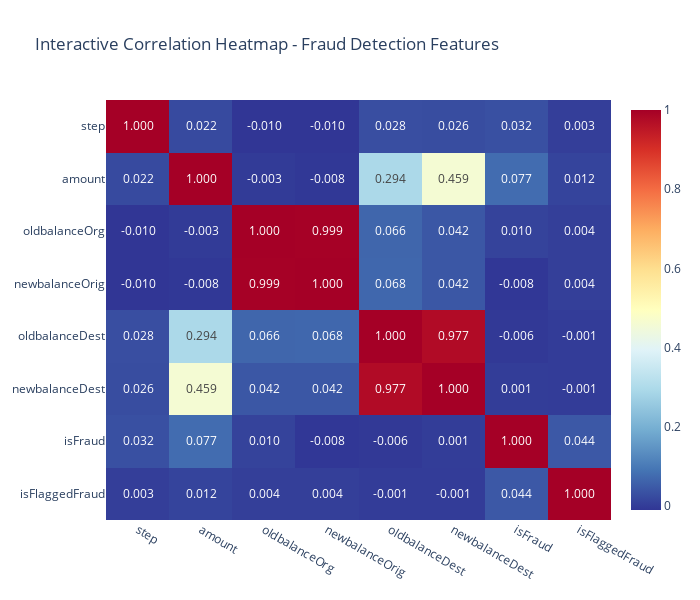

Notebook cell for this chart:
### Code cell
# Correlation Analysis for Fraud Detection
print("🔍 FRAUD DETECTION CORRELATION ANALYSIS")
print("=" * 50)

# Select numeric columns for correlation
numeric_cols = ['step', 'amount', 'oldbalanceOrg', 'newbalanceOrig', 
                'oldbalanceDest', 'newbalanceDest', 'isFraud', 'isFlaggedFraud']
corr_matrix = df[numeric_cols].corr()

# Plotly version
fig = px.imshow(corr_matrix, 
                text_auto='.3f', 
                aspect="auto",
                color_continuous_scale='RdYlBu_r',
                title='Interactive Correlation Heatmap - Fraud Detection Features')
fig.update_layout(width=700, height=600)
fig.show()

# Focus on fraud correlations
fraud_corr = corr_matrix['isFraud'].abs().sort_values(ascending=False)
print("Features most correlated with Fraud:")
for feature, corr in fraud_corr.items():
    if feature != 'isFraud':
        print(f"{feature}: {corr:.4f}")

# Create balance difference features for better analysis
df['balanceDiff_Orig'] = df['oldbalanceOrg'] - df['newbalanceOrig']
df['balanceDiff_Dest'] = df['newbalanceDest'] - df['oldbalanceDest']

# Enhanced correlation with new features
enhanced_cols = numeric_cols + ['balanceDiff_Orig', 'balanceDiff_Dest']
enhanced_corr = df[enhanced_cols].corr()

plt.figure(figsize=(10, 8))
sns.heatmap(enhanced_corr['isFraud'].to_frame(), annot=True, cmap='RdYlBu_r', 
            center=0, fmt='.4f', cbar_kws={"shrink": .8})
plt.title('Feature Correlation with Fraud', fontsize=14)
plt.show()

### Figure 1 — Plotly figure (JSON) as saved in the notebook; plotly's stock layout.template omitted (floating-point values rounded to 4 significant figures)
{"data": [{"coloraxis": "coloraxis", "hovertemplate": "x: %{x}<br>y: %{y}<br>color: %{z}<extra></extra>", "name": "0", "texttemplate": "%{z:.3f}", "type": "heatmap", "x": ["step", "amount", "oldbalanceOrg", "newbalanceOrig", "oldbalanceDest", "newbalanceDest", "isFraud", "isFlaggedFraud"], "xaxis": "x", "y": ["step", "amount", "oldbalanceOrg", "newbalanceOrig", "oldbalanceDest", "newbalanceDest", "isFraud", "isFlaggedFraud"], "yaxis": "y", "z": [[1.0, 0.02237, -0.01006, -0.0103, 0.02767, 0.02589, 0.03158, 0.003277], [0.02237, 1.0, -0.002762, -0.007861, 0.2941, 0.4593, 0.07669, 0.01229], [-0.01006, -0.002762, 1.0, 0.9988, 0.06624, 0.04203, 0.01015, 0.003835], [-0.0103, -0.007861, 0.9988, 1.0, 0.06781, 0.04184, -0.008148, 0.003776], [0.02767, 0.2941, 0.06624, 0.06781, 1.0, 0.9766, -0.005885, -0.0005135], [0.02589, 0.4593, 0.04203, 0.04184, 0.9766, 1.0, 0.0005353, -0.0005287], [0.03158, 0.07669, 0.01015, -0.008148, -0.005885, 0.0005353, 1.0, 0.04411], [0.003277, 0.01229, 0.003835, 0.003776, -0.0005135, -0.0005287, 0.04411, 1.0]]}], "layout": {"coloraxis": {"colorscale": [[0, "rgb(49,54,149)"], [0.1, "rgb(69,117,180)"], [0.2, "rgb(116,173,209)"], [0.3, "rgb(171,217,233)"], [0.4, "rgb(224,243,248)"], [0.5, "rgb(255,255,191)"], [0.6, "rgb(254,224,144)"], [0.7, "rgb(253,174,97)"], [0.8, "rgb(244,109,67)"], [0.9, "rgb(215,48,39)"], [1, "rgb(165,0,38)"]]}, "height": 600, "title": {"text": "Interactive Correlation Heatmap - Fraud Detection Features"}, "width": 700, "xaxis": {"anchor": "y", "domain": [0, 1]}, "yaxis": {"anchor": "x", "autorange": "reversed", "domain": [0, 1]}}}
